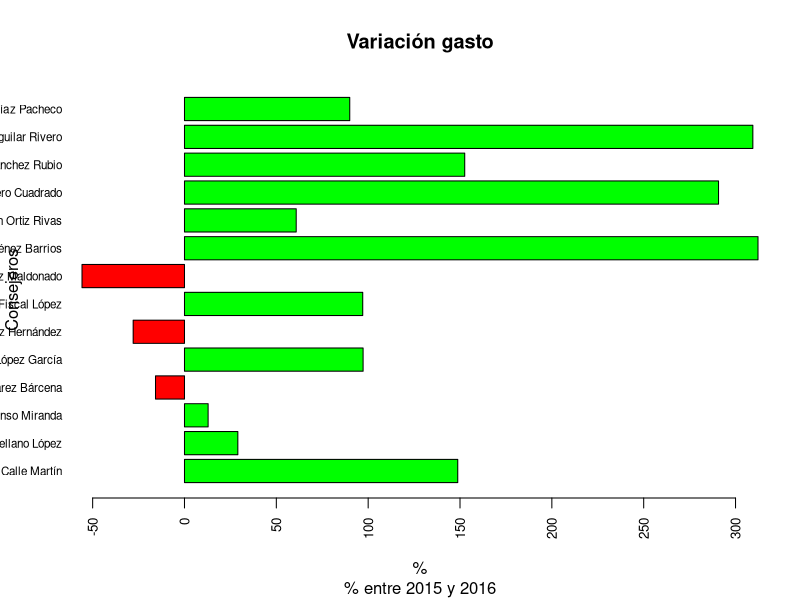

Write the R code that produced this figure.
## ---- chunk 1
install.packages("readxl")
## ---- chunk 2
library(readxl)
## ---- chunk 3
JuntaAnd_gastos <- read_excel("Gastos en viajes de altos cargos 2015_0.xlsx")
## ---- chunk 4
JuntaAnd_gastos <- read_excel("Gastos en viajes de altos cargos 2015_0.xlsx", skip = 5)
## ---- chunk 5
JuntaAnd_gastos <- read_excel("Gastos en viajes de altos cargos 2015_0.xlsx", range = cell_rows(6:20))
## ---- chunk 6
JuntaAnd_gastos2 <- read_excel("gastos_en_viajes_2016.xls", range = cell_rows(6:20))
class(JuntaAnd_gastos2$Manutención)
class(JuntaAnd_gastos$Manutención)
## ---- chunk 7
JuntaAnd_gastos2[is.na(JuntaAnd_gastos2)] <- 0
## ---- chunk 8
gastos <- merge(JuntaAnd_gastos, JuntaAnd_gastos2, by=c("Titular", "Presidencia / Consejerías"))
View(gastos)
## ---- chunk 9
names(gastos) <- gsub(".x", " 2015", names(gastos))
names(gastos) <- gsub(".y", " 2016", names(gastos))
View(gastos)
## ---- chunk 10
summary(gastos)
## ---- chunk 11
gastos$variacionTotal <- ((gastos$`Total 2016` - gastos$`Total 2015`) / gastos$`Total 2015`)*100
## ---- chunk 12
gastos$proporcion2015 <- (gastos$`Total 2015` / sum(gastos$`Total 2015`))*100
gastos$proporcion2016 <- (gastos$`Total 2016` / sum(gastos$`Total 2016`))*100
View(gastos)
## ---- chunk 13
((sum(gastos$`Total 2016`) - sum(gastos$`Total 2015`))/sum(gastos$`Total 2015`))*100
rm(Total15)
rm(Total16)
## ---- chunk 14
which.max(gastos$`Total 2015`)
max(gastos$`Total 2015`)
max(gastos$proporcion2015)
## ---- chunk 15
gastos$Titular[10]
## ---- chunk 16
gastos$Titular[which.max(gastos$`Total 2016`)]
max(gastos$`Total 2016`)
max(gastos$proporcion2016)
## ---- chunk 17
gastos$Titular[which.max(gastos$variacionTotal)]
max(gastos$variacionTotal)
gastos$Titular[which.min(gastos$variacionTotal)]
min(gastos$variacionTotal)
## ---- chunk 18
gastos[["Titular"]]
## ---- chunk 19
gastos[14,]
## ---- chunk 20
sort(gastos$variacionTotal, decreasing = TRUE)
## ---- chunk 21
sort(gastos$proporcion2015, decreasing = TRUE)
## ---- chunk 22
sort(gastos$proporcion2016, decreasing = TRUE)
## ---- chunk 23
subset(gastos, gastos$variacionTotal > 100)
## ---- chunk 24
(sum(gastos$`Alojamiento 2015`) / sum(gastos$`Total 2015`))*100
(sum(gastos$`Locomoción 2015`) / sum(gastos$`Total 2015`))*100
## ---- chunk 25
(sum(gastos[3]) / sum(gastos$`Total 2015`))*100
(sum(gastos[4]) / sum(gastos$`Total 2015`))*100
(sum(gastos[5]) / sum(gastos$`Total 2015`))*100
sum(((sum(gastos[3]) / sum(gastos$`Total 2015`))*100), ((sum(gastos[4]) / sum(gastos$`Total 2015`))*100), ((sum(gastos[5]) / sum(gastos$`Total 2015`))*100))
## ---- chunk 26
barplot(gastos$variacionTotal,
        #first the object
         names.arg = gastos$Titular,
        #then the names of each bars to be set beneath
        horiz = "TRUE",
        #Transforming the chart from vertical to horizontal
        col =ifelse(gastos$variacionTotal < 0, "red", "green"), 
        #setting different colours depending on the number is negative or not
        main = "Variación gasto", 
        #Title of the chart and subtitle, wiht the titles for x and y axes.  
        sub = "% entre 2015 y 2016", xlab = "%", ylab = "Consejeros",
        #reducing the size of the values in both axes, cex.axis for numbers and cex.names for names.
        cex.axis = 0.8,
        cex.names = 0.7,
        #with argument las in position 2, I change the position to vertical.
        las=2
        )
